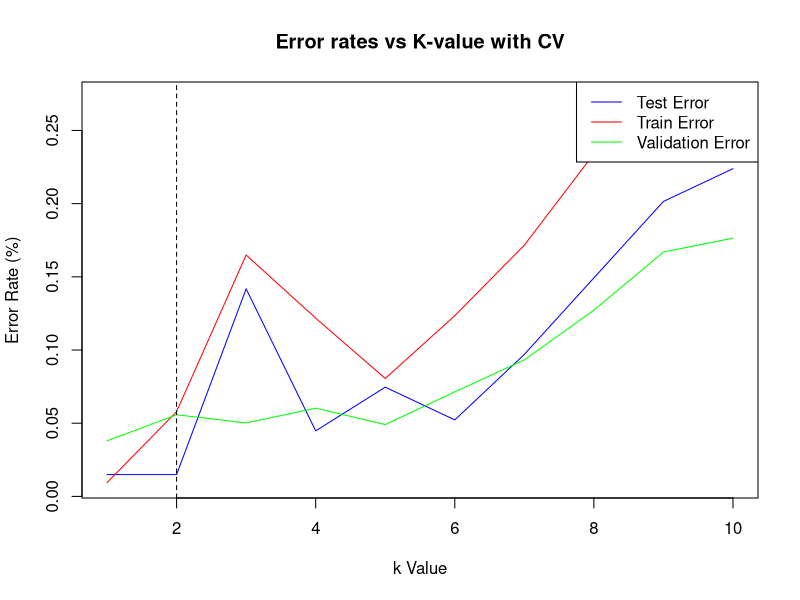

This figure's R source:
library(palmerpenguins)
library(caTools)
library(class)
library(caret)
library(ggfortify)
data(penguins)

penguins <- na.omit(penguins)

set.seed(123)
training_rows <- sample(1:nrow(penguins), replace = F, size = nrow(penguins) * 0.6)


# Training set
train_penguins <- penguins[training_rows, -c(2, 8)]
train_label <- train_penguins$species
train_penguins <- scale(train_penguins[c("bill_length_mm", "bill_depth_mm", "flipper_length_mm", "body_mass_g")])


# Testing set
test_penguins <- penguins[-training_rows, -c(2, 8)]
test_penguins <- scale(test_penguins[c("bill_length_mm", "bill_depth_mm", "flipper_length_mm", "body_mass_g")])
test_label <- penguins[-training_rows, 1]

k <- 1:10
k_train_errors <- numeric(length(k))
k_test_errors <- numeric(length(k))
k_val_errors <- numeric(length(k))

for (i in 1:length(k)) {
    train_fold_errors <- numeric(10)
    val_fold_errors <- numeric(10)
    folds <- createFolds(train_label, k = 10)

    for (fold in 1:length(folds)) {
        train_idx <- unlist(folds[[fold]])
        val_idx <- setdiff(1:length(train_label), train_idx)

        X_train_fold <- train_penguins[train_idx,]
        X_val_fold <- train_penguins[val_idx,]
        y_train_fold <- train_label[train_idx]
        y_val_fold <- train_label[val_idx]

        knn <- train(
            x = X_train_fold,
            y = y_train_fold,
            method = "knn",
            tuneGrid = data.frame(k = k[i])
        )
        y_train_pred <- predict(knn, X_train_fold)
        y_val_pred <- predict(knn, X_val_fold)

        val_fold_errors[fold] <- (confusionMatrix(y_val_pred, y_val_fold)$overall["Accuracy"])
    }
    k_train_errors[i] <- 1 - mean(knn$results$Accuracy)
    k_test_errors[i] <- 1 - confusionMatrix(predict(knn, test_penguins), as.factor(test_label$species))$overall["Accuracy"]
    k_val_errors[i] <- 1 - mean(val_fold_errors)
}
best_k <- which.min(k_val_errors) + 1
knn_best <- train(
    x = train_penguins,
    y = train_label,
    method = "knn",
    tuneGrid = data.frame(k = best_k)
)

y_min <- min(k_train_errors, k_test_errors)
y_max <- max(k_train_errors, k_test_errors)
plot(k, k_test_errors, type = "l", col = "blue", 
     xlab = "k Value", ylab = "Error Rate (%)", main = "Error rates vs K-value with CV", ylim = c(y_min, y_max))
lines(k, k_train_errors, col = "red")
lines(k, k_val_errors, col = "green")
legend("topright", legend = c("Test Error", "Train Error", "Validation Error"),
       col = c("blue", "red", "green"), lty = 1)
abline(v = 2, col = "black", lty = 2)

test_predictions <- predict(knn_best, test_penguins)
matrix <- confusionMatrix(test_predictions,  test_label$species)
precision <- mean(matrix$byClass[, "Pos Pred Value"])
recall <- mean(matrix$byClass[, "Recall"])
f1_score <- 2 * (precision * recall) / (precision + recall)
